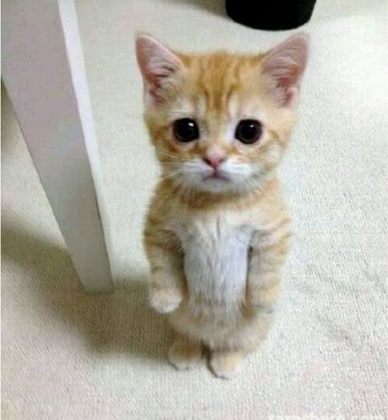
%> input picture cat.jpg, 388 x 420 px, shrunk from 501 x 542 before the run
$ octave find-horizontal-seam.m   (GNU Octave 9; MATLAB toolbox functions it lacks are replaced by stand-ins)
%> lines starting %> are read from the running program, lines starting %| are printed output that depends on the picture
% Step 1: Read the Image
I = imread('cat.jpg');
%> I is the input picture: size 420x388x3 uint8; mean R, G, B 182.4, 178.2, 167.6
I_gray = rgb2gray(I);
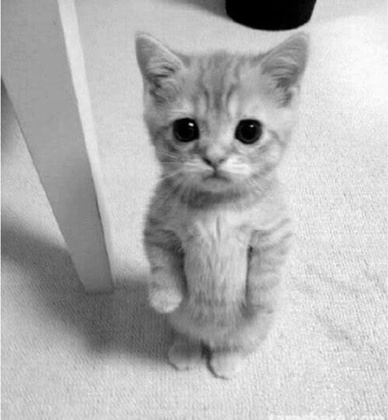
%> I_gray: size 420x388 uint8; min 0, max 254, mean 178.3

% Step 3: Add Noise to the Image
noise_density = 0.1;
I_noisy = imnoise(I_gray, 'salt & pepper', noise_density);
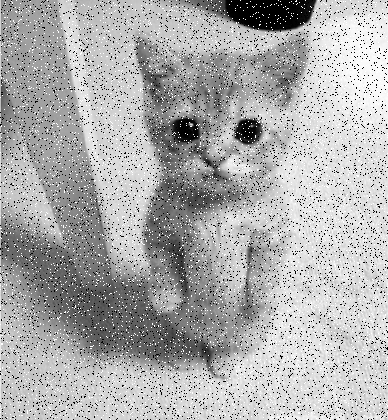
%> I_noisy: size 420x388 uint8; min 0, max 255, mean 173.1
I_gray = I_noisy;

% Step 2: Compute Edges
dx = [1, 0, -1];
dy = [1; 0; -1];

Gx = imfilter(double(I_gray), dx, 'replicate');
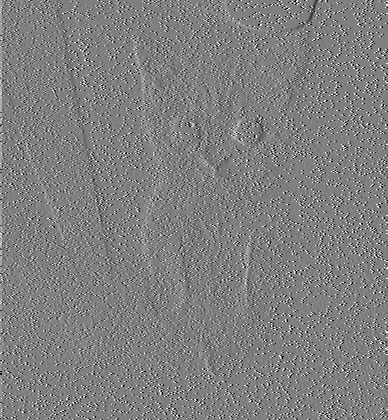
%> Gx: size 420x388 double; min -255, max 255, mean -0.1; drawn with min black and max white
Gy = imfilter(double(I_gray), dy, 'replicate');
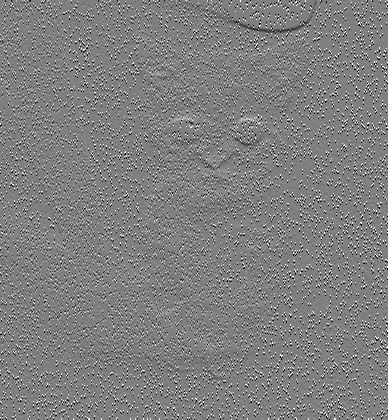
%> Gy: size 420x388 double; min -255, max 255, mean -0.3; drawn with min black and max white


% Step 3: Calculate Energy using L1 Norm
energy_map = abs(Gx) + abs(Gy);

% Step 4: Normalize Energy Map for Display
energy_map = mat2gray(energy_map);

% Step 5: Initialize Cumulative Energy Table
[rows, cols] = size(energy_map);
%> rows = 420; cols = 388
cumulative_energy = zeros(rows, cols);
cumulative_energy(1, :) = energy_map(1, :);


% Step 7: Compute Cumulative Energy
for c = 2:cols
    for r = 1:rows
        % Handle boundary conditions
        up = max(r - 1, 1);
        down = min(r + 1, rows);

        % Find the minimum energy path to the current pixel
        cumulative_energy(r, c) = energy_map(r, c) + ...
            min(cumulative_energy(up:down, c-1));
    end
end
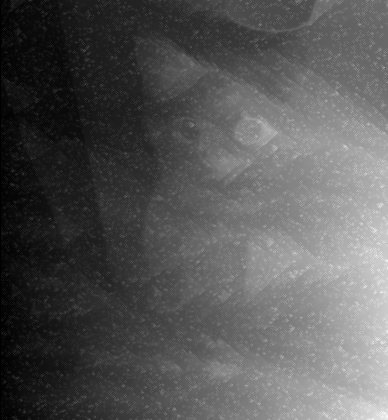
%> cumulative_energy: size 420x388 double; min 0, max 7.46, mean 2.55; drawn with min black and max white

% Step 8: Backtrack to Find Optimal Seam
% Start from the last column, find the minimum energy
[~, min_row] = min(cumulative_energy(:, end));
%> min_row = 40
seam = zeros(1, cols);
seam(end) = min_row;

for c = cols-1:-1:1
    r = seam(c+1);
    up = max(r - 1, 1);
    down = min(r + 1, rows);
    [~, idx] = min(cumulative_energy(up:down, c));
    seam(c) = up + idx - 1; % Adjust index
end
%> this loop made 387 passes
%> (r, up, down, idx) on passes 1 to 3: (40, 39, 41, 2), (40, 39, 41, 3), (41, 40, 42, 1)
%> after the loop, seam = 388 values, max 49 at index 249, min 8 at index 116, mean 25.95

% Step 9: Visualize the Seam
output_image = cat(3, energy_map, energy_map, energy_map);
for c = 1:cols
    % Mark the seam in red
    output_image(seam(c), c, 1) = 255; % Red channel
    output_image(seam(c), c, 2) = 255; % Green channel
    output_image(seam(c), c, 3) = 0;   % Blue channel
end
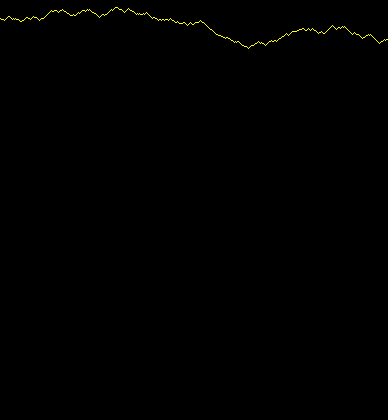
%> output_image: size 420x388x3 double; mean R, G, B 0.7, 0.7, 0.1

% Step 10: Display Results
figure;
imagesc(energy_map);
colormap(jet);
colorbar;
title('Energy Map');
axis image;

figure;
subplot(1, 2, 1);
imshow(I_noisy);
title('Noisy Image');

subplot(1, 2, 2);
imshow(output_image);
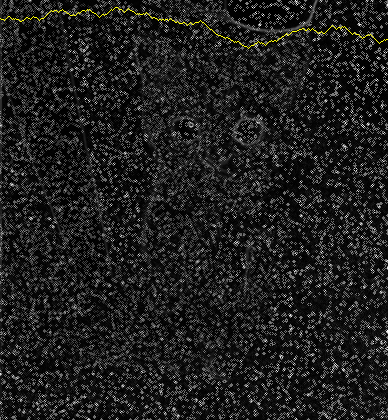
%> displayed picture: size 420x388x3, on the screen's scale of 0 to 255; mean R, G, B 31, 31, 30.4
title('Optimal Horizontal Seam');
